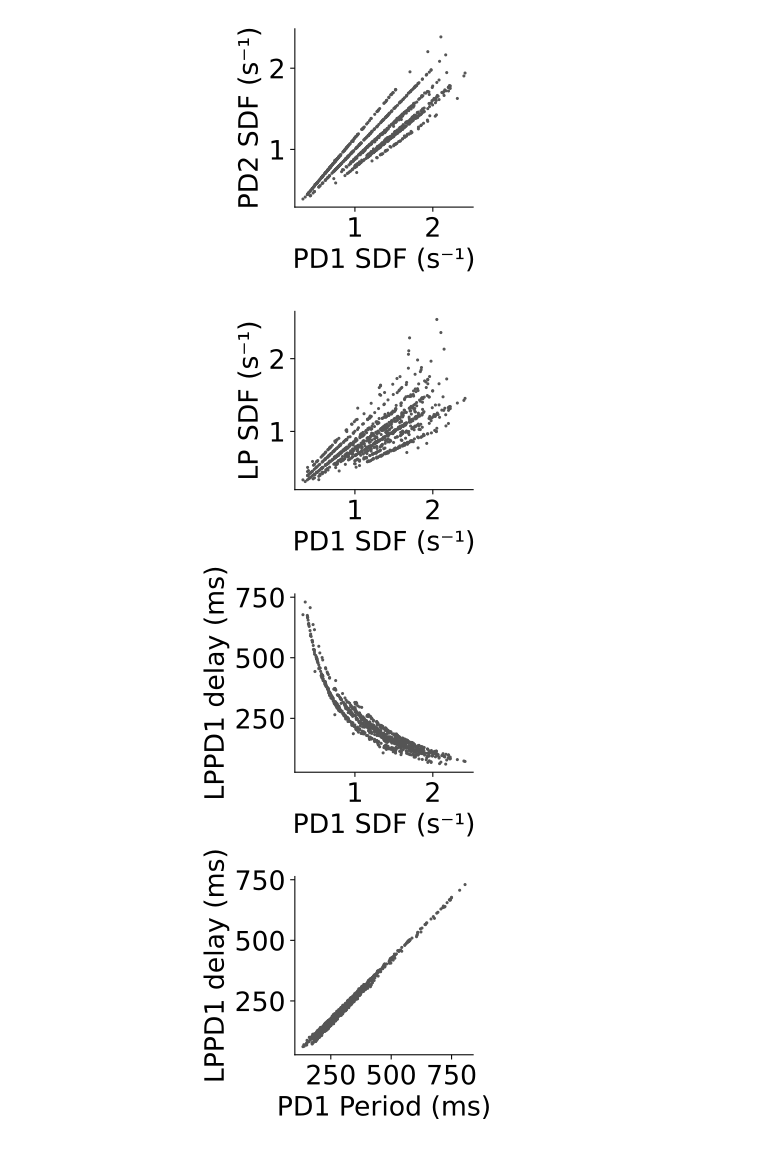

Python code for this plot:
"""Copyright (c) 2026 Pablo Sanchez-Martin. All Rights Reserved.
Use of this source code is govern by GPL-3.0 license that 
can be found in the LICENSE file"""

import pandas as pd
import numpy as np
import argparse
import matplotlib.pyplot as plt
import pingouin as pg

#GENERAL CONSTANTS
plt.rcParams.update({'font.size': 20})

path = "../analyzed_data.pkl"
df_data = pd.read_pickle(path)


exp = "12"


plt.rcParams.update({'font.size': 20})

number_cycles = 1000


x0, y0 = np.array(df_data[exp]["PD1"]["sdf_100_gauss"][:number_cycles])*10, np.array(df_data[exp]["PD2"]["sdf_100_gauss"][:number_cycles])*10
x1, y1 = np.array(df_data[exp]["PD1"]["sdf_100_gauss"][:number_cycles])*10, np.array(df_data[exp]["LP"]["sdf_100_gauss"][1:number_cycles+1])*10
x2, y2 = np.array(df_data[exp]["PD1"]["sdf_100_gauss"][:number_cycles])*10, np.array(df_data[exp]["intervals"]["LPPD1_delay"][:number_cycles])/10
x3, y3 = np.array(df_data[exp]["intervals"]["PD1_period"][:number_cycles])/10, np.array(df_data[exp]["intervals"]["LPPD1_delay"][:number_cycles])/10


fig, axes = plt.subplots(nrows=4, ncols=1, figsize=(8, 12), sharex=False)


axes[0].scatter(x0, y0, s = 2, c ="#555555")
axes[0].set_xlabel("PD1 SDF (s⁻¹)")
axes[0].set_ylabel("PD2 SDF (s⁻¹)")


axes[1].scatter(x1, y1, s = 2, c ="#555555")
axes[1].set_xlabel("PD1 SDF (s⁻¹)")
axes[1].set_ylabel("LP SDF (s⁻¹)")


axes[2].scatter(x2, y2, s = 2, c ="#555555")
axes[2].set_xlabel("PD1 SDF (s⁻¹)")
axes[2].set_ylabel("LPPD1 delay (ms)")



axes[3].scatter(x3, y3, s = 2, c ="#555555")
axes[3].set_xlabel("PD1 Period (ms)")
axes[3].set_ylabel("LPPD1 delay (ms)")


for ax in axes:
    ax.set_box_aspect(1)
    ax.spines['top'].set_visible(False)
    ax.spines['right'].set_visible(False)


plt.tight_layout()

plt.savefig("pairplots.svg")



#PARTIAL CORR OF SDF VS DELAY CONTROLLING THE PERIOD

df = pd.DataFrame({
    "x": x2,
    "y": y2,
    "period": np.array(df_data[exp]["intervals"]["PD1_period"][:number_cycles]) / 10
})

result = pg.corr(
    x=df["x"],
    y=df["y"]
)
print("correlation SDF vs R²")
print(result)


result = pg.partial_corr(
    data=df,
    x="x",
    y="y",
    covar="period",

)
print("\n")
print("partial corr SDF vs R² controling the period")
print(result)
